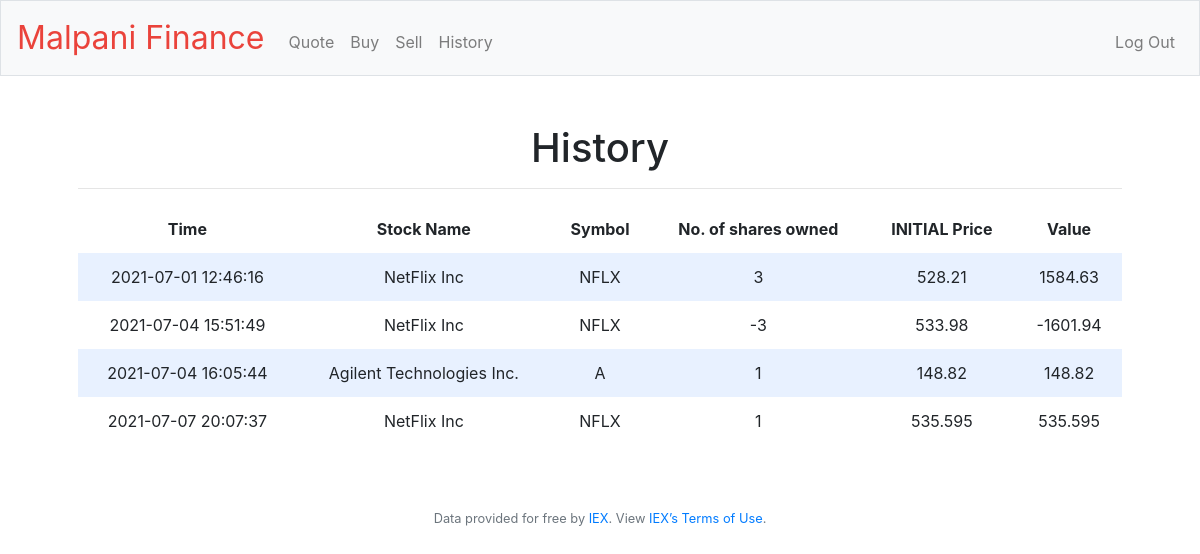
Screenshot of /history (signed in) with the database file from the repository.
### tables this page shows
CREATE TABLE usershares (userid INTEGER, name TEXT, symbol TEXT, count INTEGER, cost INTEGER, time TEXT, FOREIGN KEY(userid) REFERENCES users(id));

### app.py (the view)
@app.route("/history")
@login_required
def history():
    history = db.execute("SELECT * FROM usershares WHERE userid = ?", session["user_id"])
    return render_template("history.html", history = history)

### app.py (called while the page is built)
@app.after_request
def after_request(response):
    response.headers["Cache-Control"] = "no-cache, no-store, must-revalidate"
    response.headers["Expires"] = 0
    response.headers["Pragma"] = "no-cache"
    return response

### helpers.py (called while the page is built)
def login_required(f):
    @wraps(f)
    def decorated_function(*args, **kwargs):
        if session.get("user_id") is None:
            return redirect("/login")
        return f(*args, **kwargs)
    return decorated_function

### templates/history.html (shortened to what this page needs)
{% extends "layout.html" %}
{% block main %}
    <h1>History</h1>
                <table>
                    <thead>
                        <tr>
                            <th>Time</th>
                            <th>Stock Name</th>
                            <th>Symbol</th>
                            <th>No. of shares owned</th>
                            <th>INITIAL Price</th>
                            <th>Value</th>
                        </tr>
                        <hr>
                    </thead>
                    <tbody>
                        {% for row in history%}
                            <tr>
                                <td>{{row["time"]}}</td>
                                <td>{{row["name"]}}</td>
                                <td>{{row["symbol"]}}</td>
                                <td>{{row["count"]}}</td>
                                <td>{{row["cost"]}}</td>
                                <td>{{row["cost"]*row["count"]}}</td>
                            </tr>
                        {% endfor%}
                    </tbody>
                </table>
{% endblock %}

### templates/layout.html (shortened to what this page needs)
<!DOCTYPE html>
<html lang="en">
    <head>
        <link rel="stylesheet" href="https://cdn.jsdelivr.net/npm/bootstrap@4.5.3/dist/css/bootstrap.min.css">
        <link href="/static/styles.css" rel="stylesheet">
    </head>
    <body>
        <nav class="navbar navbar-expand-md navbar-light bg-light border">
            <a class="navbar-brand" href="/"><span class="red">Malpani</span> <span class="red">Finance</span></a>
            <div class="collapse navbar-collapse" id="navbar">
                {% if session.user_id %}
                    <ul class="navbar-nav mr-auto mt-2">
                        <li class="nav-item"><a class="nav-link" href="/quote">Quote</a></li>
                        <li class="nav-item"><a class="nav-link" href="/buy">Buy</a></li>
                        <li class="nav-item"><a class="nav-link" href="/sell">Sell</a></li>
                        <li class="nav-item"><a class="nav-link" href="/history">History</a></li>
                    </ul>
                    <ul class="navbar-nav ml-auto mt-2">
                        <li class="nav-item"><a class="nav-link" href="/logout">Log Out</a></li>
                    </ul>
                {% else %}
                    <ul class="navbar-nav ml-auto mt-2">
                        <li class="nav-item"><a class="nav-link" href="/register">Register</a></li>
                        <li class="nav-item"><a class="nav-link" href="/login">Log In</a></li>
                    </ul>
                {% endif %}
            </div>
        </nav>
        <main class="container p-5">
            {% block main %}{% endblock %}
        </main>
        <footer class="small text-center text-muted">
            Data provided for free by <a href="https://iextrading.com/developer">IEX</a>. View <a href="https://iextrading.com/api-exhibit-a/">IEX’s Terms of Use</a>.
        </footer>
    </body>
</html>

### static/styles.css (style rules this page uses)
nav .navbar-brand { font-size: xx-large; }
nav .navbar-brand .red { color: #ea433b; }
main { overflow-x: auto; text-align: center; }
table { background-color: transparent; margin-bottom: 1rem; width: 100%; }
table th, table td { padding: 0.75rem; vertical-align: middle; }
tbody tr:nth-of-type(odd) { background-color: rgb(179, 208, 255, 0.3) }

### rows the page displays
usershares: time "2021-07-01 12:46:16", name "NetFlix Inc", symbol "NFLX", count "3", cost "528.21", row['cost']*row['count'] "1584.63"
usershares: time "2021-07-04 15:51:49", name "NetFlix Inc", symbol "NFLX", count "-3", cost "533.98", row['cost']*row['count'] "-1601.94"
usershares: time "2021-07-04 16:05:44", name "Agilent Technologies Inc.", symbol "A", count "1", cost "148.82", row['cost']*row['count'] "148.82"
usershares: time "2021-07-07 20:07:37", name "NetFlix Inc", symbol "NFLX", count "1", cost "535.595", row['cost']*row['count'] "535.595"
